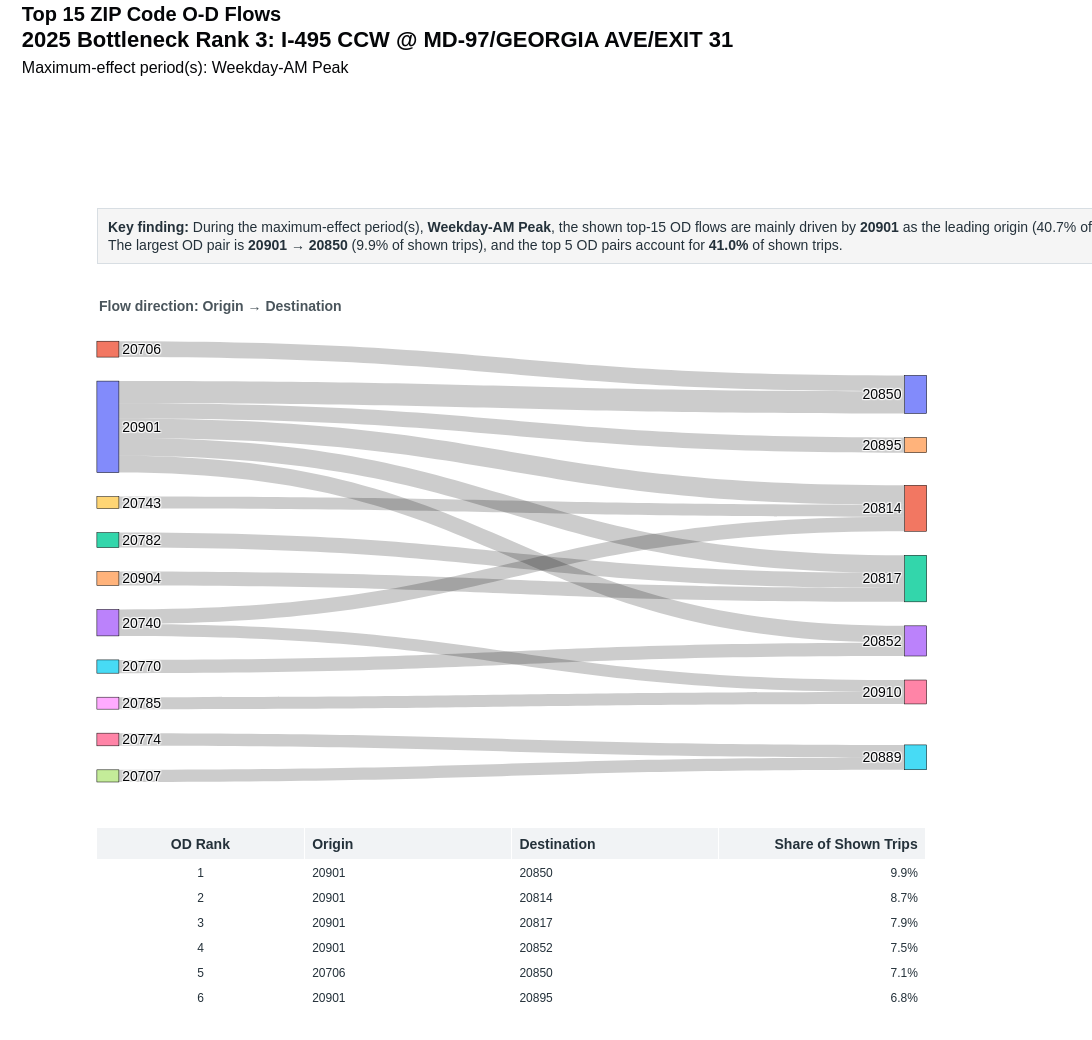

Write notebook code for a chart like this one.
### Code cell
zip_sankey

### Figure 1 — Plotly figure (JSON) as saved in the notebook; plotly's stock layout.template omitted (floating-point values rounded to 4 significant figures)
{"data": [{"arrangement": "snap", "domain": {"x": [0.04, 0.94], "y": [0.3, 0.88]}, "link": {"customdata": [[1, "20901", "20850", 0.09888], [2, "20901", "20814", 0.0868], [3, "20901", "20817", 0.07875], [4, "20901", "20852", 0.07517], [5, "20706", "20850", 0.07069], [6, "20901", "20895", 0.06756], [7, "20782", "20817", 0.06667], [8, "20740", "20814", 0.06443], [9, "20904", "20817", 0.06174], [10, "20770", "20852", 0.05906], [11, "20774", "20889", 0.05638], [12, "20707", "20889", 0.05414], [13, "20740", "20910", 0.05324], [14, "20785", "20910", 0.05324], [15, "20743", "20814", 0.05324]], "hovertemplate": "<b>OD Pair Rank %{customdata[0]}</b><br>%{customdata[1]} → %{customdata[2]}<br>Share of shown top-15 trips: %{customdata[3]:.1%}<extra></extra>", "source": [0, 0, 0, 0, 1, 0, 2, 3, 4, 5, 6, 7, 3, 8, 9], "target": [10, 11, 12, 13, 10, 14, 12, 11, 12, 13, 15, 15, 16, 16, 11], "value": [221.0, 194.0, 176.0, 168.0, 158.0, 151.0, 149.0, 144.0, 138.0, 132.0, 126.0, 121.0, 119.0, 119.0, 119.0]}, "node": {"hovertemplate": "<b>%{label}</b><extra></extra>", "label": ["20901", "20706", "20782", "20740", "20904", "20770", "20774", "20707", "20785", "20743", "20850", "20814", "20817", "20852", "20895", "20889", "20910"], "line": {"color": "black", "width": 0.5}, "pad": 24, "thickness": 22}, "type": "sankey"}, {"cells": {"align": ["center", "left", "left", "right"], "fill": {"color": "white"}, "font": {"color": "#24313A", "size": 12}, "height": 25, "values": [[1, 2, 3, 4, 5, 6, 7, 8, 9, 10, 11, 12, 13, 14, 15], ["20901", "20901", "20901", "20901", "20706", "20901", "20782", "20740", "20904", "20770", "20774", "20707", "20740", "20785", "20743"], ["20850", "20814", "20817", "20852", "20850", "20895", "20817", "20814", "20817", "20852", "20889", "20889", "20910", "20910", "20814"], ["9.9%", "8.7%", "7.9%", "7.5%", "7.1%", "6.8%", "6.7%", "6.4%", "6.2%", "5.9%", "5.6%", "5.4%", "5.3%", "5.3%", "5.3%"]]}, "domain": {"x": [0.04, 0.94], "y": [0, 0.24]}, "header": {"align": ["center", "left", "left", "right"], "fill": {"color": "#F1F3F5"}, "font": {"color": "#24313A", "size": 14}, "height": 28, "values": ["<b>OD Rank</b>", "<b>Origin</b>", "<b>Destination</b>", "<b>Share of Shown Trips</b>"]}, "type": "table"}], "layout": {"annotations": [{"align": "left", "bgcolor": "rgba(245,245,245,0.98)", "bordercolor": "#D8DEE3", "borderpad": 10, "borderwidth": 1, "font": {"color": "#24313A", "size": 14}, "showarrow": false, "text": "<b>Key finding:</b> During the maximum-effect period(s), <b>Weekday-AM Peak</b>, the shown top-15 OD flows are mainly driven by <b>20901</b> as the leading origin (40.7% of shown trips) and <b>20817</b> as the leading destination (20.7%).<br>The largest OD pair is <b>20901 → 20850</b> (9.9% of shown trips), and the top 5 OD pairs account for <b>41.0%</b> of shown trips.", "x": 0.04, "xref": "paper", "y": 1.055, "yref": "paper"}, {"align": "left", "font": {"color": "#4A555C", "size": 14}, "showarrow": false, "text": "<b>Flow direction: Origin → Destination</b>", "x": 0.04, "xref": "paper", "y": 0.94, "yref": "paper"}], "font": {"color": "#050608", "family": "Arial", "size": 14}, "height": 1040, "margin": {"b": 30, "l": 60, "r": 110, "t": 250}, "paper_bgcolor": "white", "plot_bgcolor": "white", "title": {"text": "<b>Top 15 ZIP Code O-D Flows</b><br><span style='font-size:22px'><b>2025 Bottleneck Rank 3: I-495 CCW @ MD-97/GEORGIA AVE/EXIT 31</b></span><br><span style='font-size:16px'>Maximum-effect period(s): Weekday-AM Peak</span>", "x": 0.02, "xanchor": "left", "y": 0.98, "yanchor": "top"}, "width": 1250}}
